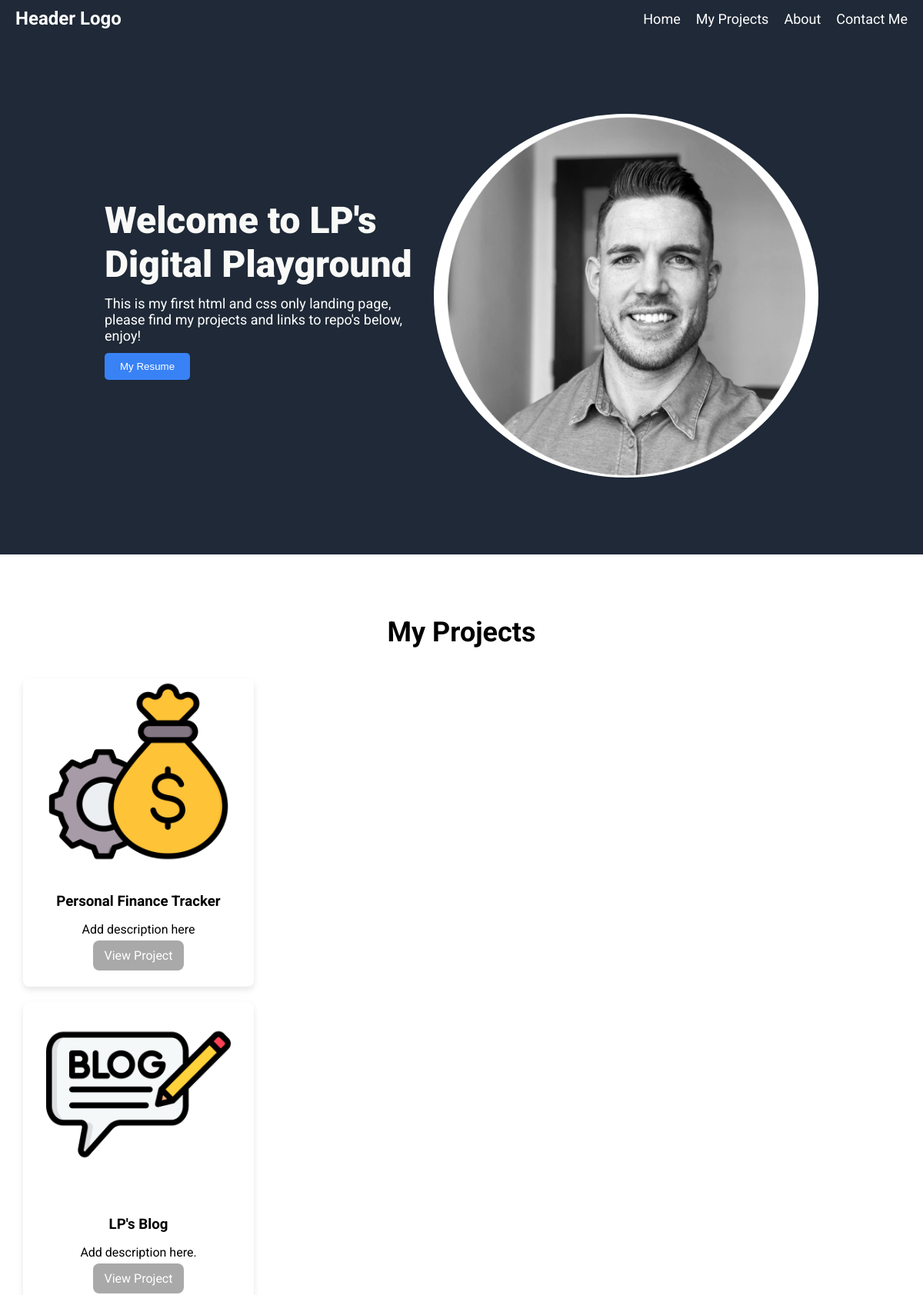
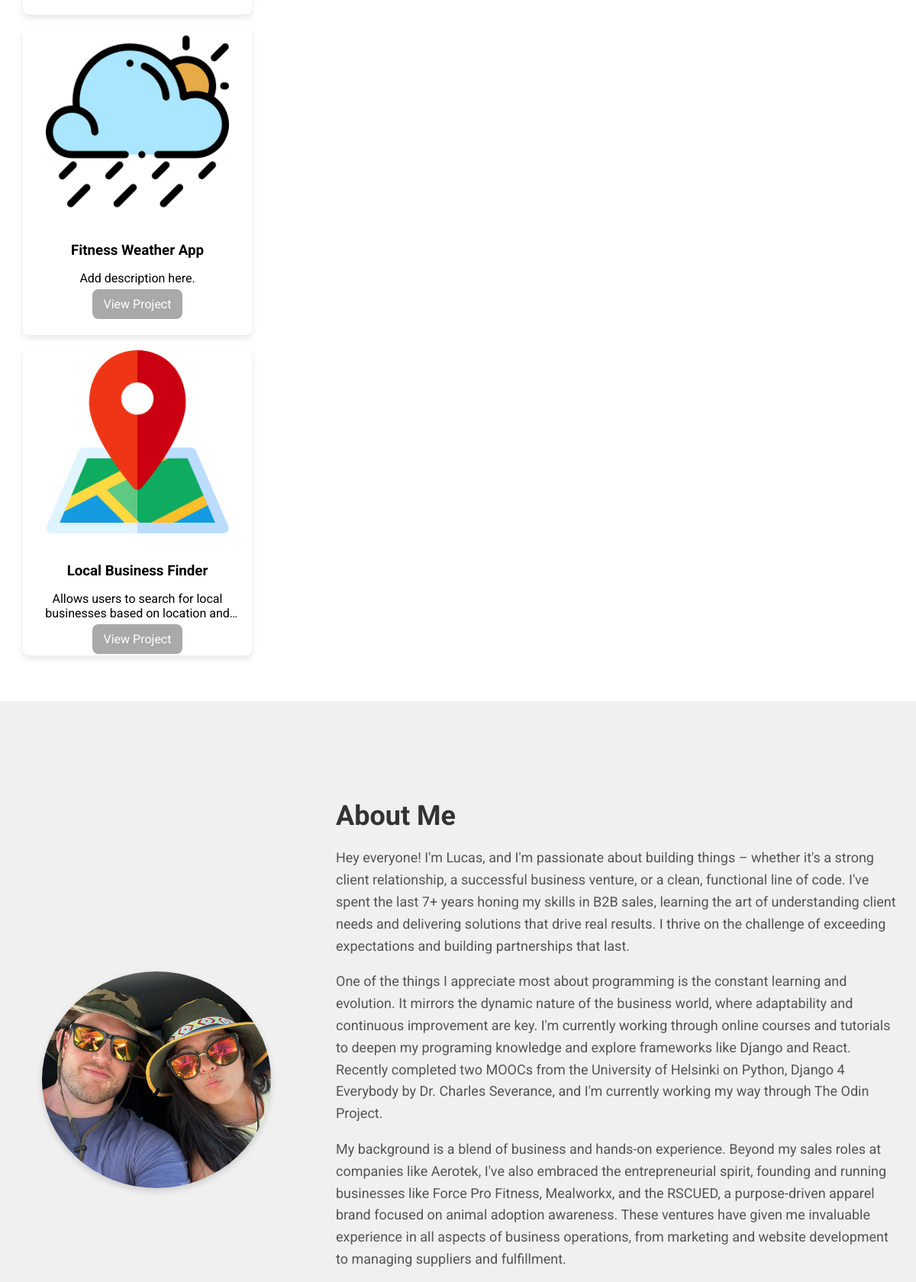
The page / (upper part) on the database its author committed (2 pictures, top to bottom).
### portfolio/models.py (models this page shows, shortened)
class Project(models.Model):
    title = models.CharField(max_length=200)
    description = models.TextField()
    image = models.ImageField(upload_to='project_images/', blank=True, null=True)
    link = models.URLField(blank=True, null=True)

### portfolio/views.py (the view)
# urls.py: path('', views.finance_tracker_home, name='home'),
def home(request):
    projects = Project.objects.all() # Get all prpjects from database
    return render(request, 'portfolio/index.html', {'projects': projects}) # Renders the index.html template and pass the projects to the template

### portfolio/templates/portfolio/index.html (shortened to what this page needs)
<!DOCTYPE html>
<html lang="en">
  <head>
    {% load static %}
    <link rel="stylesheet" href="{% static 'css/main.css' %}">
  </head>
  <body>
    <nav class="nav-bar" aria-label="Main Navigation">
      <div class="header-logo">Header Logo</div>
      <div class="header-links">
        <ul>
          <li><a href="#home">Home</a></li>
          <li><a href="#projects">My Projects</a></li>
          <li><a href="#about-me">About</a></li>
          <li><a href="#contact-me">Contact Me</a></li>
        </ul>
      </div>
    </nav>
    <header id="home" class="hero-banner">
      <div class="hb-left">
        <div class="website-title">Welcome to LP's Digital Playground</div>
        <div class="title-subtext">
          This is my first html and css only landing page, please find my
          projects and links to repo's below, enjoy!
          <button>My Resume</button>
        </div>
      </div>
      <div class="hb-right">
        <img src="{% static 'portfolio/images/lucas_portrait.png' %}" alt="Lucas Patriquin Headshot">
      </div>
    </header>
    <section id="projects" class="project-banner">
        <div class="pb-title"><h2>My Projects</h2></div>
        <div class="project-list">  {% if projects %}  {% for project in projects %}
                <div class="project-card">
                    {% if project.image %}
                        <img src="{{ project.image.url }}" alt="{{ project.title }}" class="project-image">
                    {% endif %}
                    <div class="project-info">
                        <h3>{{ project.title }}</h3>  <p>{{ project.description }}</p>
                        <a href="{% url 'portfolio:project_detail' project.pk %}">View Project</a>
                    </div>
                </div>
            {% endfor %}
        {% else %}
            <p>No projects added yet.</p>
        {% endif %}
        </div>
    </section>
    <section id="about-me" class="about-banner">
      <div class="about-content">
        <div class="about-image">
            <img src="{% static 'portfolio/images/al&lou.png' %}" alt="Lucas and wife, Alycia">
        </div>
        <div class="about-text">
          <h2>About Me</h2>
          <p>Hey everyone! I'm Lucas, and I'm passionate about building things – whether it's a strong client relationship, a successful business venture, or a clean, functional line of code.  I've spent the last 7+ years honing my skills in B2B sales, learning the art of understanding client needs and delivering solutions that drive real results.  I thrive on the challenge of exceeding expectations and building partnerships that last.</p>
          <p>One of the things I appreciate most about programming is the constant learning and evolution.  It mirrors the dynamic nature of the business world, where adaptability and continuous improvement are key. I'm currently working through online courses and tutorials to deepen my programing knowledge and explore frameworks like Django and React. Recently completed two MOOCs from the University of Helsinki on Python, Django 4 Everybody by Dr. Charles Severance, and I'm currently working my way through The Odin Project.</p>
          <p>My background is a blend of business and hands-on experience.  Beyond my sales roles at companies like Aerotek, I've also embraced the entrepreneurial spirit, founding and running businesses like Force Pro Fitness, Mealworkx, and the RSCUED, a purpose-driven apparel brand focused on animal adoption awareness.  These ventures have given me invaluable experience in all aspects of business operations, from marketing and website development to managing suppliers and fulfillment.</p>
        </div>
      </div>
    </section>
  </body>
</html>

### static/css/main.css (style rules this page uses)
* { box-sizing: border-box; }
body { display: flex; flex-direction: column; margin: 0; font-family: 'Roboto', sans-serif; min-height: 100vh; padding-top: 48px; }
.nav-bar { display: flex; justify-content: space-between; align-items: center; padding: 10px 20px; background-color: #1f2937; color: white; position: fixed; top: 0; left: 0; width: 100%; z-index: 100; }
.header-logo { font-size: 24px; font-weight: bold; }
.header-links ul { display: flex; list-style: none; margin: 0; padding: 0; }
.header-links li { margin-left: 20px; }
.header-links a { color: white; text-decoration: none; font-size: 18px; }
.hero-banner { display: flex; background-color: #1f2937; justify-content: space-between; align-items: center; padding: 100px 20px; color: white; min-height: 65vh; }
.hb-left { flex: 1; margin-left: 10%; }
.hb-right { flex: 1; display: flex; justify-content: center; align-items: center; margin-right: 10%; }
.hb-right img { max-width: 500px; border-radius: 50%; }
.website-title { font-size: 48px; color: #f9faf8; font-weight: 900; }
.title-subtext { font-size: 18px; margin: 12px 0 16px 0; }
.hero-banner button { display: flex; background-color: #3882f6; color: white; margin: 12px 0; padding: 10px 20px; border: none; border-radius: 5px; cursor: pointer; }
.project-banner { min-height: 75vh; text-align: center; padding: 50px 20px; }
.pb-title h2 { font-size: 36px; font-weight: bolder; margin-bottom: 30px; }
.project-list { display: flex; flex-direction: column; justify-content: space-around; }
.project-card { display: flex; flex-direction: column; width: calc(300px); min-height: 400px; max-height: 400px; margin: 10px; border-radius: 8px; overflow: hidden; box-shadow: 0 4px 8px rgba(0, 0, 0, 0.1); transition: transform 0.3s ease, box-shadow 0.3s ease; }
.project-card img { max-width: 80%; margin: auto; height: auto; object-fit: cover; flex-shrink: 0; }
.project-card .project-info { padding: 20px; flex-grow: 1; }
.project-card h3 { margin-bottom: 10px; }
.project-card p { margin-bottom: 15px; overflow: hidden; text-overflow: ellipsis; display: -webkit-box; -webkit-line-clamp: 2; -webkit-box-orient: vertical; }
.project-card a { text-decoration: none; color: white; background-color: darkgrey; padding: 10px 15px 10px 15px; border-radius: 8px; }
.about-banner { min-height: 75vh; padding: 100px 20px; background-color: #f0f0f0; }
.about-content { display: flex; max-width: 1200px; margin: 0 auto; align-items: center; gap: 50px; }
.about-image { flex: 1; text-align: center; }
.about-image img { max-width: 300px; border-radius: 50%; box-shadow: 0 4px 8px rgba(0, 0, 0, 0.15); }
.about-text { flex: 2; text-align: left; }
.about-text h2 { font-size: 36px; margin-bottom: 20px; color: #333; }
.about-text p { font-size: 18px; line-height: 1.6; color: #555; }

### rows shown on the page
Project: image (picture), title "Personal Finance Tracker", description "Add description here"
Project: image (picture), title "LP's Blog", description "Add description here."
Project: image (picture), title "Fitness Weather App", description "Add description here."
Project: image (picture), title "Local Business Finder", description "Allows users to search for local businesses based on location…"
